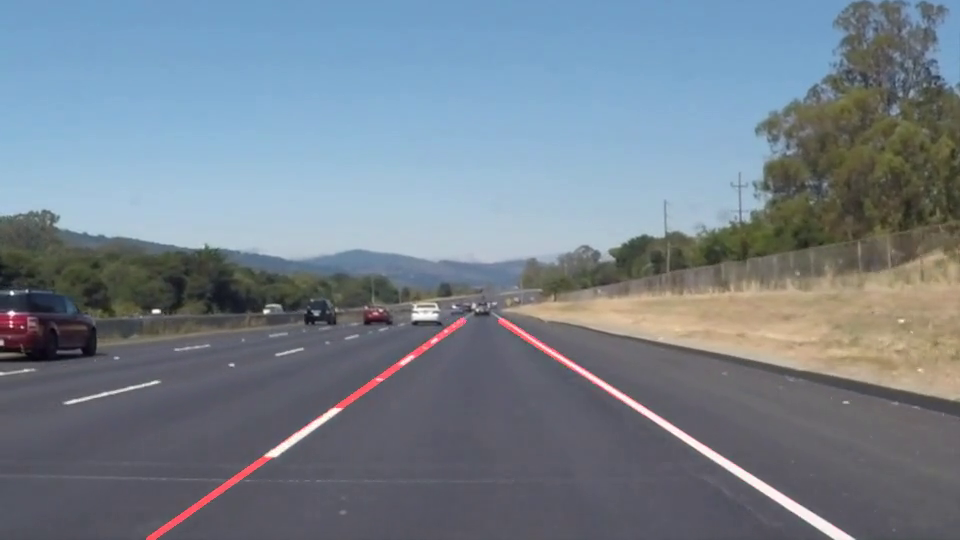
#> input picture frame 22 of Lane Detection - 1/test_videos_ouput/solidWhiteRight.mp4, 960 x 540 px, given in place of solidYellowLeft.mp4, which was not available
$ python proj1.py
#> lines starting #> are read from the running program, lines starting #| are printed output that depends on the picture; after the words box and inside, x2 and y2 are one past the last pixel; in counts of white or black regions, pixels touching at a corner belong together; pictures that were not available may be replaced by others from this repository, and a replacement may not be noted
import numpy as np
import pickle
import cv2
import matplotlib as mpl
mpl.use('TkAgg')
import matplotlib.pyplot as plt
import matplotlib.image as mpimg
import glob
import os

#cap = cv2.VideoCapture('challenge.mp4')
#cap = cv2.VideoCapture('solidWhiteRight.mp4')
cap = cv2.VideoCapture('test_videos/solidYellowLeft.mp4')
#fourcc = cv2.VideoWriter_fourcc(*'XVID')
#out = cv2.VideoWriter('output.avi',fourcc, 25.0, (540,960))
i = 1
kernel_size = 5
low_threshold = 50
high_threshold = 150
rho = 4
theta = np.pi/180
threshold = 15
min_line_length = 40
max_line_gap = 20
j = 0
while(cap.isOpened()):
	ret, frame = cap.read(0)
#> frame is the input picture: shape (540, 960, 3); mean B, G, R 141, 129.4, 117.6
	if ret == False:
		break
	gray = cv2.cvtColor(frame, cv2.COLOR_BGR2GRAY)
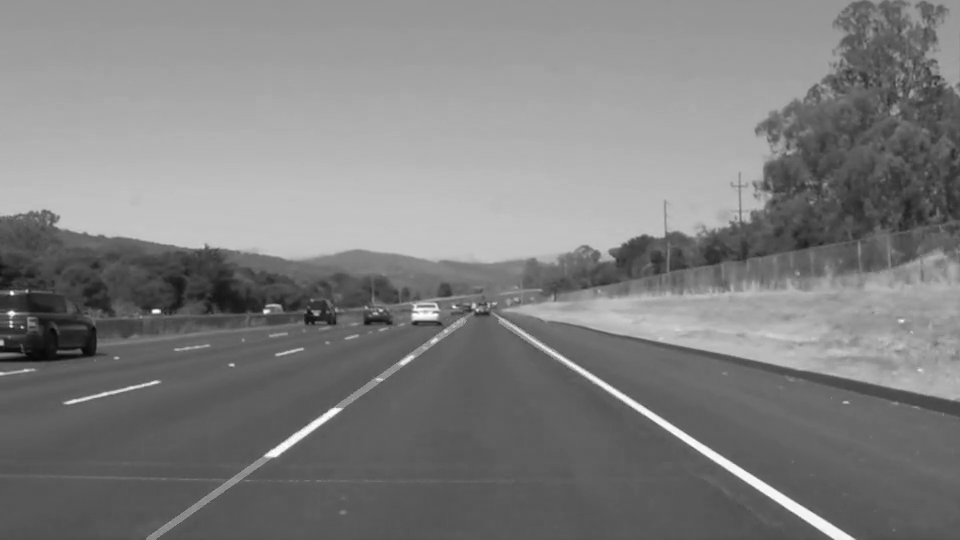
#> gray: shape (540, 960); min 5, max 255, mean 127.2
	blur_gray = cv2.GaussianBlur(gray,(kernel_size, kernel_size),0)
	edges = cv2.Canny(blur_gray, low_threshold, high_threshold)
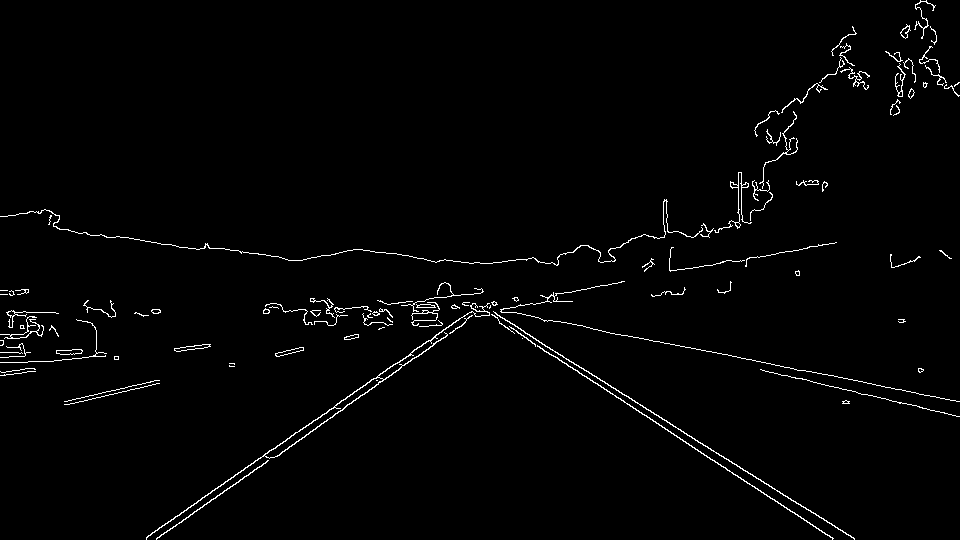
#> edges: shape (540, 960); 1.6% white in thin lines or dots
	line_image = np.copy(frame)*0
#> line_image: shape (540, 960, 3); every value is 0
	mask = np.zeros_like(edges)
	ignore_mask_color = 255
	imshape = frame.shape
#> imshape = (540, 960, 3)
	vertices = np.array([[(0,imshape[0]),(470,320),(490,320),(imshape[1],imshape[0])]], dtype=np.int32)
	cv2.fillPoly(mask, vertices, ignore_mask_color)
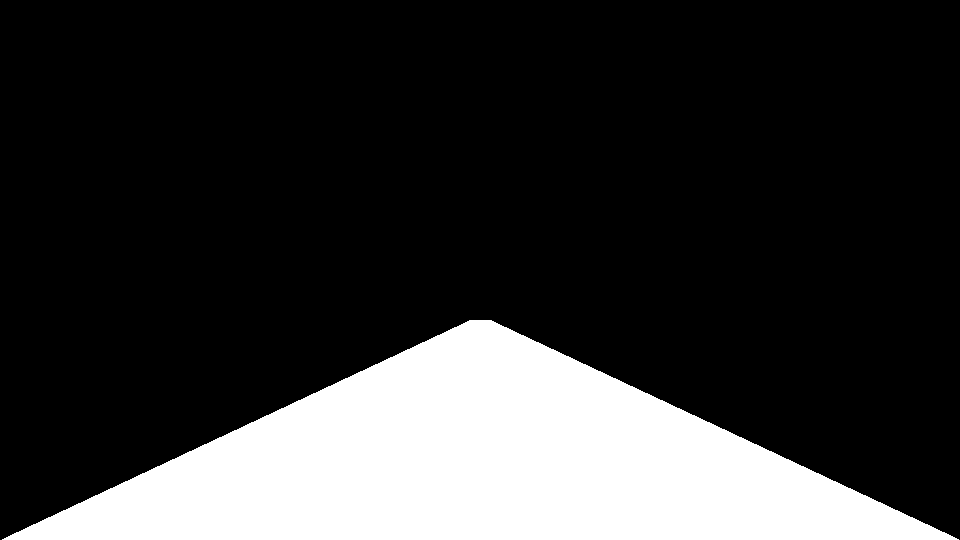
#> mask: shape (540, 960); 20.8% white; 1 white region, box (x1, y1, x2, y2) and area: (2, 320, 959, 540) 107829
	masked_edges = cv2.bitwise_and(edges, mask)
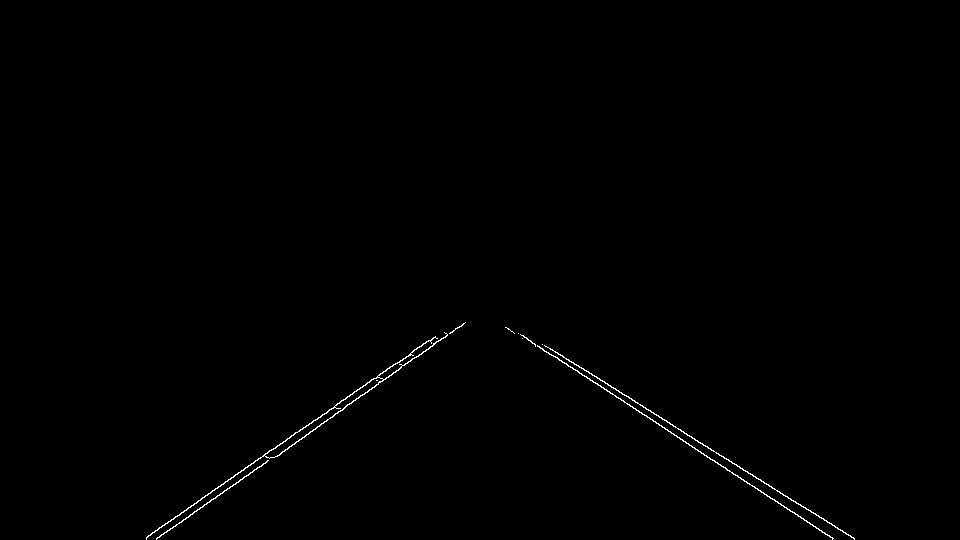
#> masked_edges: shape (540, 960); 0.4% white in thin lines or dots, all inside (x1, y1, x2, y2) = (146, 322, 855, 540)
	lines = cv2.HoughLinesP(masked_edges, rho, theta, threshold, np.array([]), min_line_length, max_line_gap)
#> lines = [[542, 344, 854, 539], [518, 333, 833, 538], [146, 537, 428, 340], [156, 538, 272, 457], [304, 437, 455, 328], [683, 441, 832, 538], [312, 431, 379, 381], [546, 346, 615, 388], [360, 396, 413, 355], [702, 443, 754, 476], [345, 407, 435, 337], [514, 333, 557, 357]]
	slopes = []
	for line in lines:
		for x1,y1,x2,y2 in line:
			slopes.append((y2-y1)/(x2-x1));
#> this loop made 12 passes
#> after the loop, slopes = [0.625, 0.651, -0.699, -0.698, -0.722, 0.651, -0.746, 0.609, -0.774, 0.635, -0.778, 0.558]
	slopes.sort()
	new_lines = []
	for i in slopes:
		if ():
			pass
#> this loop made 12 passes
#> i on passes 1 to 12: -0.778, -0.774, -0.746, -0.722, -0.699, -0.698, 0.558, 0.609, 0.625, 0.635, 0.651, 0.651
	for line in lines:
		for x1,y1,x2,y2 in line:
			cv2.line(line_image,(x1,y1),(x2,y2),(0,0,255),5)
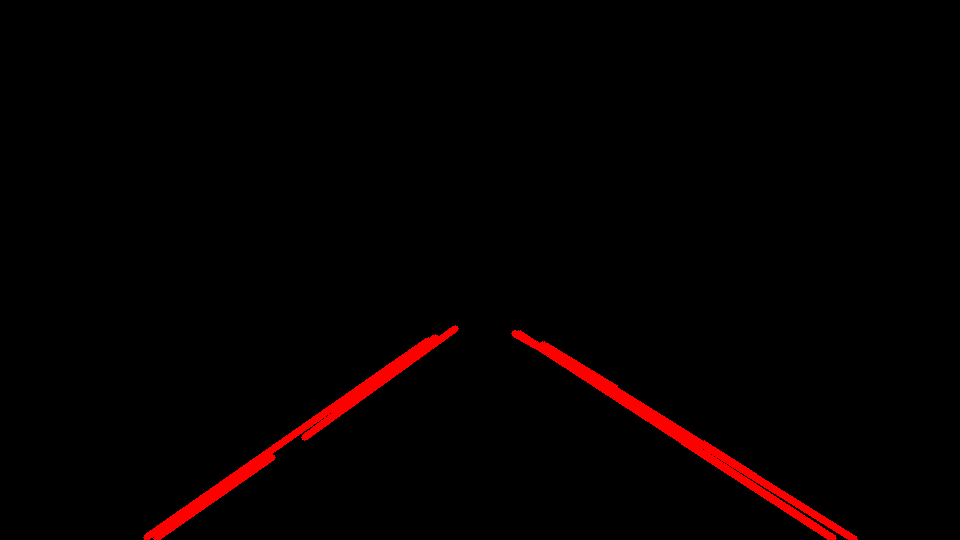
#> line_image: shape (540, 960, 3); mean B, G, R 0, 0, 5
	color_edges = np.dstack((masked_edges, masked_edges, masked_edges))
	combo = cv2.addWeighted(color_edges, 0.8, line_image, 1, 0)
	combo_img = cv2.addWeighted(frame, 1, line_image, 1, 0)
	cv2.imwrite(('output/Frame'+str(j)+'.jpg'),combo_img)
	j += 1
	# [7 lines of commented-out code are left out]
cap.release()
#out.release()
#cv2.destroyAllWindows()

$ run again, starting later in the video
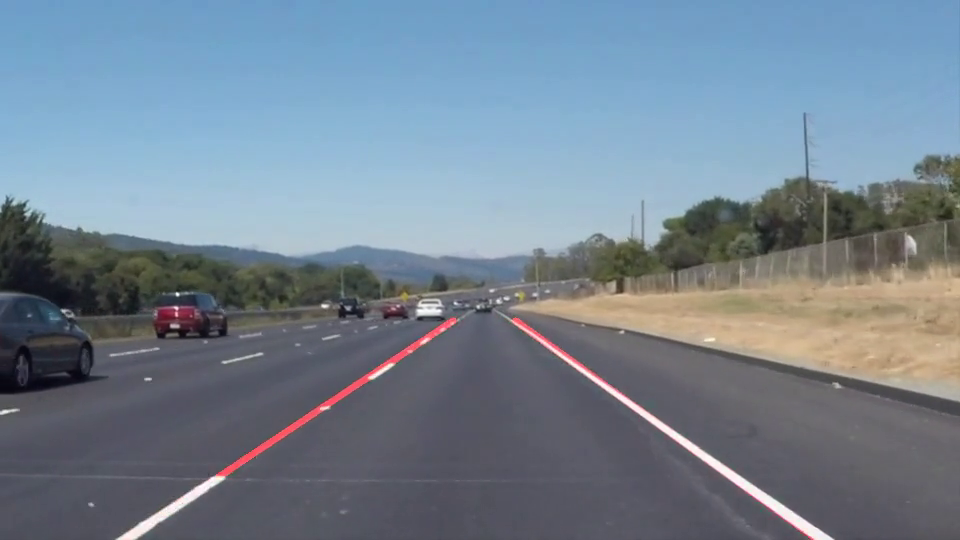
#> input picture frame 99 of Lane Detection - 1/test_videos_ouput/solidWhiteRight.mp4, 960 x 540 px, given in place of solidYellowLeft.mp4, which was not available
#> frame is the input picture: shape (540, 960, 3); mean B, G, R 145, 131.1, 116.6
#> `edges = cv2.Canny(blur_gray, low_threshold, high_threshold)`:
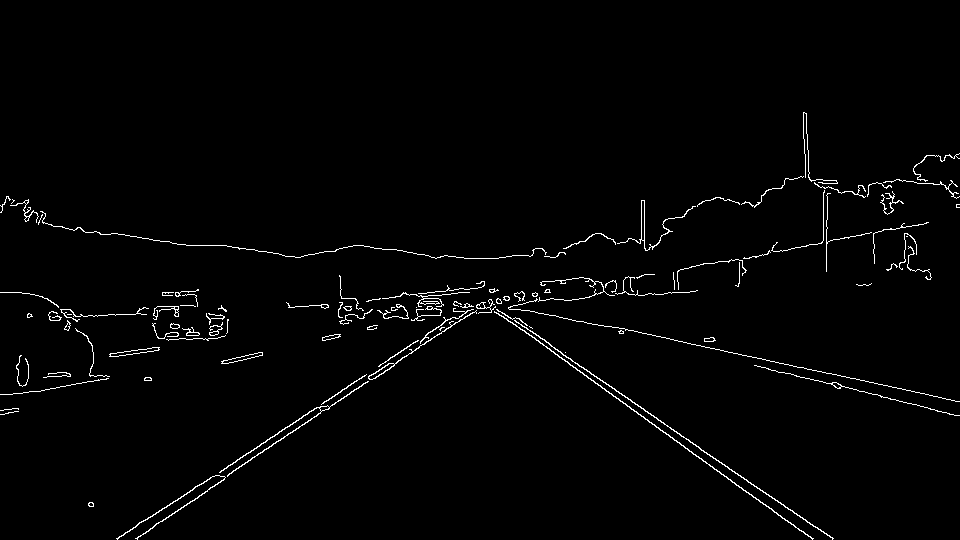
#> edges: shape (540, 960); 1.6% white in thin lines or dots, all inside (x1, y1, x2, y2) = (0, 112, 960, 540)
#> mask: shape (540, 960); 20.8% white; 1 white region, box (x1, y1, x2, y2) and area: (2, 320, 959, 540) 107829
#> masked_edges: shape (540, 960); 0.37% white in thin lines or dots, all inside (x1, y1, x2, y2) = (88, 335, 834, 540)
#> lines = 14 rows, first 6: [778, 502, 833, 538], [544, 345, 805, 534], [117, 539, 265, 442], [319, 408, 366, 374], [137, 539, 290, 432], [570, 358, 735, 473]
#> the loop `for line in lines:` made 14 passes
#> after the loop `for line in lines:`: slopes = [0.655, 0.724, -0.655, -0.723, -0.699, 0.697, -0.595, -0.603, 0.722, -0.63, 0.699, 0.725, -0.659, -0.65]
#> the loop `for i in slopes:` made 14 passes
#> i on passes 1 to 8: -0.723, -0.699, -0.659, -0.655, -0.65, -0.63, -0.603, -0.595
#> after the loop `for line in lines:`:
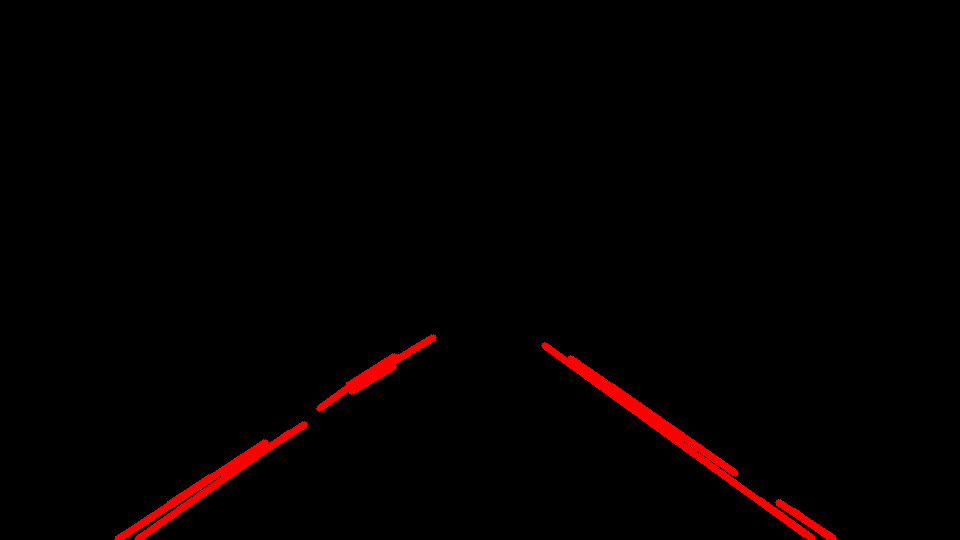
#> line_image: shape (540, 960, 3); mean B, G, R 0, 0, 4.2

$ run again, starting later in the video
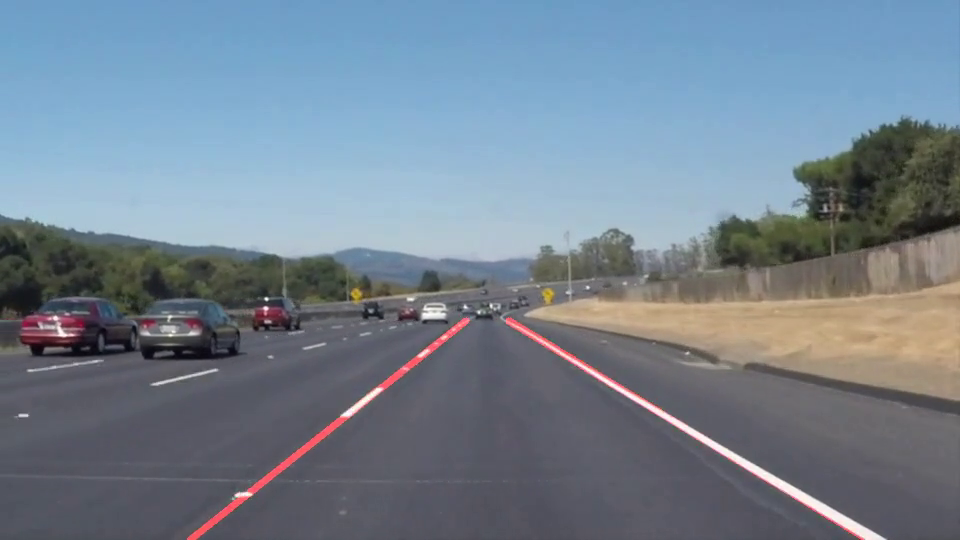
#> input picture frame 176 of Lane Detection - 1/test_videos_ouput/solidWhiteRight.mp4, 960 x 540 px, given in place of solidYellowLeft.mp4, which was not available
#> frame is the input picture: shape (540, 960, 3); mean B, G, R 144.1, 130.4, 116.4
#> `edges = cv2.Canny(blur_gray, low_threshold, high_threshold)`:
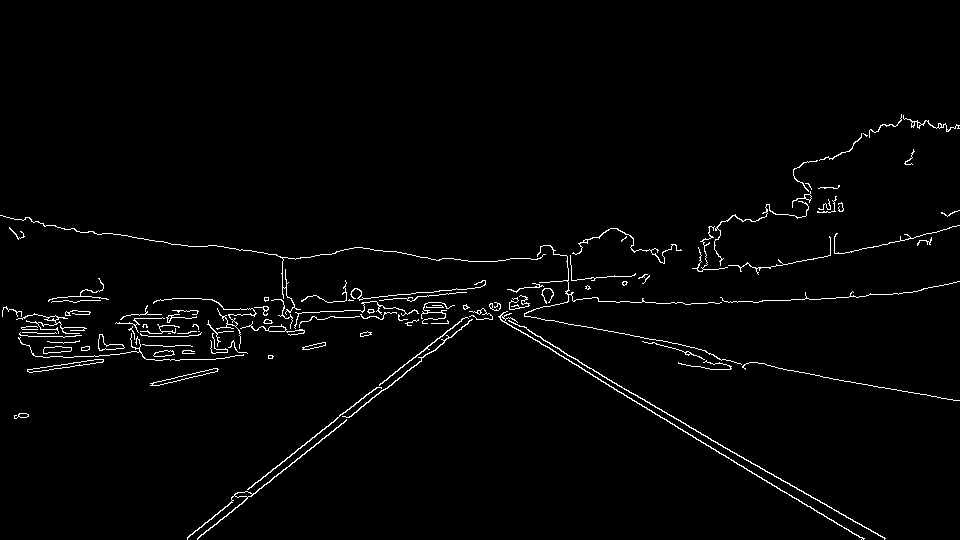
#> edges: shape (540, 960); 1.9% white in thin lines or dots, all inside (x1, y1, x2, y2) = (0, 114, 960, 540)
#> mask: shape (540, 960); 20.8% white; 1 white region, box (x1, y1, x2, y2) and area: (2, 320, 959, 540) 107829
#> masked_edges: shape (540, 960); 0.38% white in thin lines or dots, all inside (x1, y1, x2, y2) = (187, 320, 886, 540)
#> lines = 19 rows, first 6: [593, 376, 863, 539], [578, 361, 685, 423], [226, 516, 469, 320], [287, 457, 452, 328], [751, 463, 885, 538], [187, 539, 255, 482]
#> the loop `for line in lines:` made 19 passes
#> after the loop `for line in lines:`: slopes = [0.604, 0.579, -0.807, -0.782, 0.56, -0.838, -1, 0.589, 0.55, -0.894, -0.833, -0.732, 0.56, -0.75, 0.602, 0.561, -0.809, -0.822, -0.75]
#> the loop `for i in slopes:` made 19 passes
#> i on passes 1 to 8: -1, -0.894, -0.838, -0.833, -0.822, -0.809, -0.807, -0.782
#> after the loop `for line in lines:`:
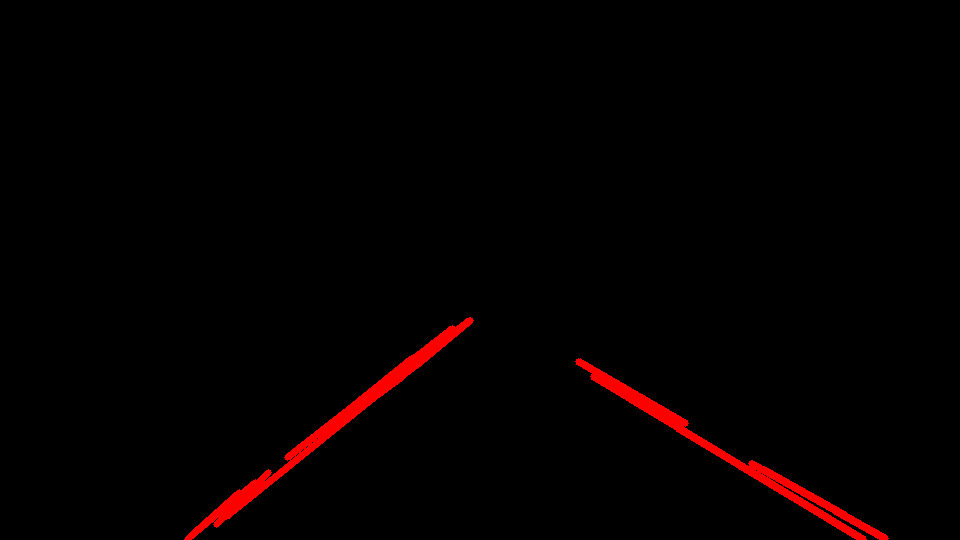
#> line_image: shape (540, 960, 3); mean B, G, R 0, 0, 4.5
